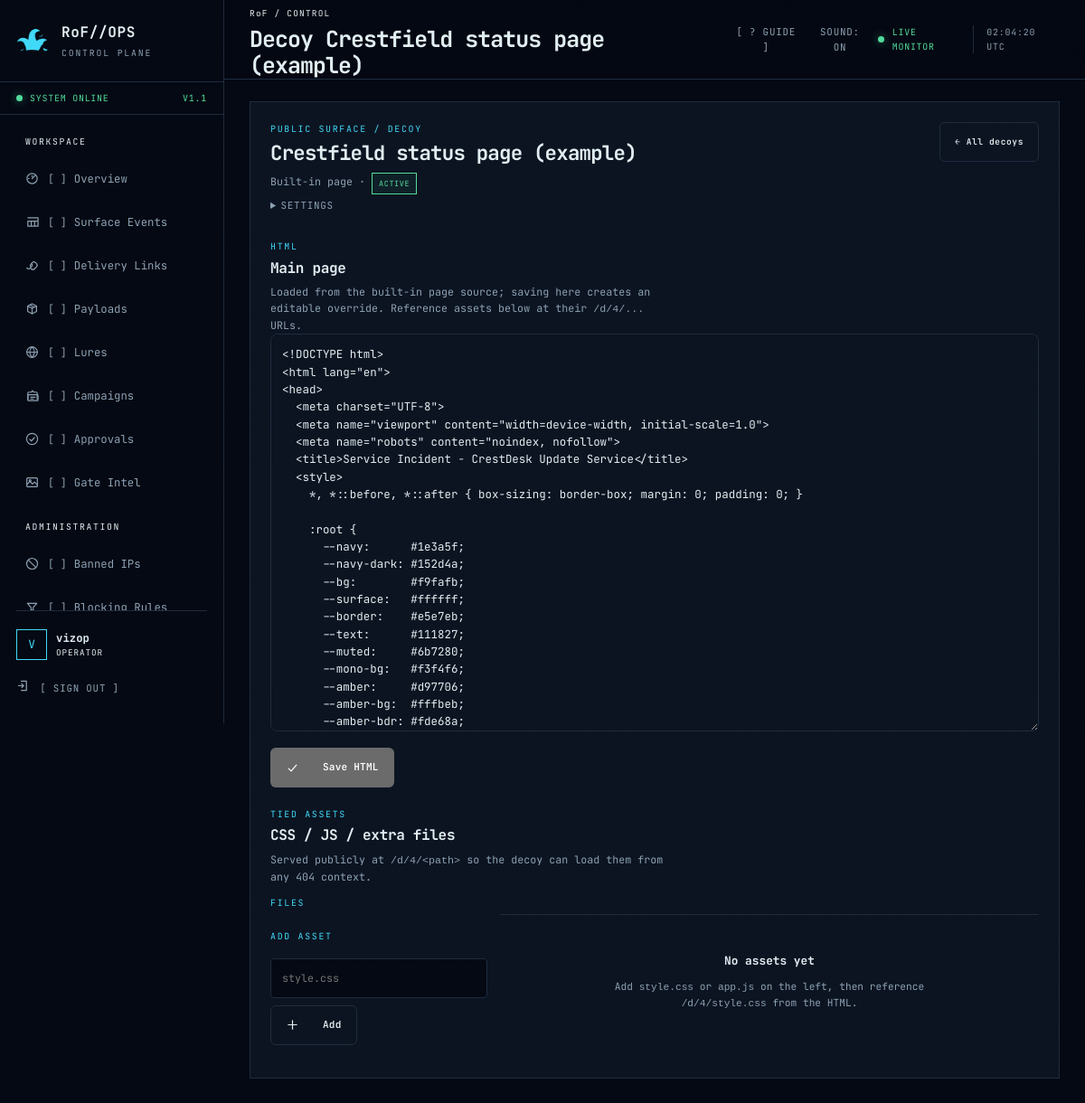
Screenshot of /panel/decoys/4/edit/ (signed in) with the database file from the repository.
### accounts/models.py (models this page shows)
class Operator(AbstractUser):
    THEME_CHOICES = [("default", "Default"), ("cozy", "Cozy Clown"), ("obnoxious", "Obnoxious Clown")]
    session_version = models.PositiveIntegerField(default=1)
    totp_secret = models.CharField(max_length=64, blank=True)
    totp_enabled = models.BooleanField(default=False)
    backup_code_hashes = models.JSONField(default=list, blank=True)
    theme = models.CharField(max_length=16, choices=THEME_CHOICES, default="default")
    created_at = models.DateTimeField(auto_now_add=True)
    class Meta:
        ordering = ["username"]

### gates/models.py (models this page shows, shortened)
class DecoyPage(models.Model):
    KIND_CHOICES = [
        ("template", "Built-in page"),
        ("upload", "Uploaded HTML"),
        ("redirect", "Redirect to URL"),
        ("pool", "Page from ./data/decoys/"),
    ]
    name = models.CharField(max_length=120)
    kind = models.CharField(max_length=10, choices=KIND_CHOICES)
    template_key = models.CharField(max_length=40, blank=True)
    html_file = models.FileField(upload_to="decoys/", blank=True, null=True)
    pool_file = models.CharField(max_length=120, blank=True,
                                 help_text="File inside ./data/decoys/ for kind=pool.")
    html = models.TextField(blank=True,
                            help_text="Editable HTML override. When set it beats both the uploaded file and the built-in template.")
    redirect_url = models.URLField(blank=True)
    active = models.BooleanField(default=True)
    is_default = models.BooleanField(default=False)
    created_by = models.ForeignKey(settings.AUTH_USER_MODEL, null=True, blank=True,
                                   on_delete=models.SET_NULL, related_name="decoy_pages")
    created_at = models.DateTimeField(auto_now_add=True)
    class Meta:
        ordering = ["-is_default", "-created_at"]

### gates/views.py (the view, shortened to what this page needs)
# urls.py: path("decoys/<int:pk>/edit/", views.decoy_edit, name="gate-decoy-edit"),
@login_required
@transaction.atomic
def decoy_edit(request, pk):
    from django.urls import reverse
    from urllib.parse import quote
    page = get_object_or_404(DecoyPage, pk=pk)
    def back(asset_path=""):
        url = reverse("gate-decoy-edit", args=[page.pk])
        return redirect(f"{url}?asset={quote(asset_path)}" if asset_path else url)
    override_active = bool(page.html)
    if override_active:
        editor_html = page.html
    elif page.kind == "upload" and page.html_file:
        editor_html = page.html_file.read().decode("utf-8", errors="replace")
    elif page.kind == "pool":
        editor_html = services.read_pool_page("decoy", page.pool_file) or ""
    elif page.kind == "template":
        meta = BUILTIN_DECOYS.get(page.template_key, {})
        if meta.get("django_template"):
            from django.template.loader import render_to_string
            editor_html = render_to_string(meta["template_name"], {})
        else:
            try:
                from django.conf import settings as dj_settings
                editor_html = (dj_settings.BASE_DIR / meta["path"]).read_text(
                    encoding="utf-8", errors="replace")
            except (OSError, KeyError):
                editor_html = ""
    else:
        editor_html = ""
    assets = page.assets.all()
    selected = request.GET.get("asset", "")
    current_asset = assets.filter(path=selected).first() or assets.first()
    return render(request, "panel/decoy_edit.html", {
        "title": f"Decoy {page.name}", "page": page, "editor_html": editor_html,
        "override_active": override_active, "assets": assets, "current_asset": current_asset,
    })

### accounts/context_processors.py (called while the page is built)
def panel_context(request):
    user = request.user
    theme = getattr(user, "theme", "default") if user.is_authenticated else "default"
    return {
        "is_administrator": is_administrator(user),
        "panel_name": "RoF//OPS",
        "theme": theme,
    }

### accounts/permissions.py (called while the page is built)
def is_administrator(user):
    return bool(user.is_authenticated and user.is_active and (user.is_superuser or user.groups.filter(name="Administrator").exists()))

### gates/services.py (called while the page is built, shortened)
def _remote_is_trusted(remote):
    if not remote:
        return False
    try:
        address = ipaddress.ip_address(remote)
    except ValueError:
        return False
    for entry in getattr(settings, "TRUSTED_PROXIES", ("127.0.0.1", "::1")):
        try:
            if "/" in entry:
                if address in ipaddress.ip_network(entry, strict=False):
                    return True
            elif address == ipaddress.ip_address(entry):
                return True
        except ValueError:
            continue
    return False

def client_ip(request):
    remote = request.META.get("REMOTE_ADDR", "")
    if _remote_is_trusted(remote):
        forwarded = request.META.get("HTTP_X_FORWARDED_FOR", "")
        if forwarded:
            return forwarded.split(",")[-1].strip()
    return remote

def evaluate_blocking_rules(request, ip, *, is_404=False, link=None):
    from .models import RuleSet
    sets = list(RuleSet.objects.filter(enabled=True).prefetch_related("rules"))
    loose_rules = list(BlockingRule.objects.filter(enabled=True, ruleset__isnull=True))
    if not sets and not loose_rules:
        return None

### gates/templatetags/ui_icons.py (called while the page is built)
@register.simple_tag
def icon(name, cls="icon"):
    body = _ICONS.get(name)
    if body is None:
        return ""
    return mark_safe(
        f'<svg class="{cls}" viewBox="0 0 16 16" fill="none" stroke="currentColor" '
        f'stroke-width="1.3" stroke-linecap="round" stroke-linejoin="round" '
        f'aria-hidden="true">{body}</svg>'
    )

### templates/panel/decoy_edit.html (shortened to what this page needs)
{% extends "base.html" %}
{% load ui_icons %}
{% load static %}
{% block content %}
<section class="panel page-panel">
  <div class="panel-heading">
    <div><span class="section-label">PUBLIC SURFACE / DECOY</span><h2>{{ page.name }}</h2><p>{{ page.get_kind_display }} · {% if page.active %}<span class="status-badge good">ACTIVE</span>{% else %}<span class="status-badge">INACTIVE</span>{% endif %}{% if page.is_default %} <span class="status-badge good">DEFAULT</span>{% endif %}</p></div>
    <div><a class="button secondary" href="{% url 'gate-decoys' %}">← All decoys</a></div>
  </div>
  <details>
    <summary class="text-button" style="cursor:pointer">SETTINGS</summary>
  </details>
  {% if page.kind != "redirect" %}
  <div class="panel-heading" style="margin-top:18px"><div><span class="section-label">HTML</span><h3>Main page {% if override_active %}<span class="status-badge warn">OVERRIDE ACTIVE</span>{% endif %}</h3><p>{% if override_active %}This edited HTML is what visitors get.{% else %}Loaded from the {{ page.get_kind_display|lower }} source; saving here creates an editable override.{% endif %} Reference assets below at their <code>/d/{{ page.pk }}/...</code> URLs.</p></div></div>
  <form method="post">
    <textarea class="code-editor" name="content" data-code spellcheck="false">{{ editor_html }}</textarea>
    <div style="display:flex;gap:8px;margin-top:10px">
      <button class="button" type="submit">{% icon "check" %}Save HTML</button>
    </div>
  </form>
  <div class="panel-heading" style="margin-top:22px"><div><span class="section-label">TIED ASSETS</span><h3>CSS / JS / extra files</h3><p>Served publicly at <code>/d/{{ page.pk }}/&lt;path&gt;</code> so the decoy can load them from any 404 context.</p></div></div>
  <div class="editor-grid" style="margin-top:12px">
    <div>
      <span class="section-label">FILES</span>
      <form method="post" style="margin-top:12px">
        <label><span class="section-label">ADD ASSET</span><input class="field-input mono" name="path" maxlength="200" placeholder="style.css" style="margin-top:6px"></label>
        <button class="button secondary" type="submit" style="margin-top:8px">{% icon "plus" %}Add</button>
      </form>
    </div>
    <div>
      {% if current_asset %}
      <form method="post">
        {% csrf_token %}
        <input type="hidden" name="action" value="save_asset">
        <input type="hidden" name="original_path" value="{{ current_asset.path }}">
        <div style="display:flex;gap:8px;align-items:center;margin-bottom:8px">
          <input class="field-input mono" name="path" maxlength="200" value="{{ current_asset.path }}" style="flex:1">
          <span class="status-badge">{{ current_asset.content_type }}</span>
          <a class="text-button" href="{{ current_asset.public_path }}" target="_blank" rel="noopener">{% icon "eye" %}OPEN</a>
        </div>
        <textarea class="code-editor" name="content" data-code spellcheck="false" style="min-height:300px">{{ current_asset.content }}</textarea>
        <div style="display:flex;gap:8px;margin-top:10px">
          <button class="button" type="submit">{% icon "check" %}Save asset</button>
          <button class="button secondary" type="submit" form="del-asset-{{ current_asset.pk }}" data-confirm="Delete {{ current_asset.path }}?">{% icon "trash" %}Delete asset</button>
        </div>
      </form>
      <form method="post" id="del-asset-{{ current_asset.pk }}">
        {% csrf_token %}
        <input type="hidden" name="action" value="delete_asset">
        <input type="hidden" name="path" value="{{ current_asset.path }}">
      </form>
      {% else %}
      <div class="empty-state"><strong>No assets yet</strong><p>Add <code>style.css</code> or <code>app.js</code> on the left, then reference <code>/d/{{ page.pk }}/style.css</code> from the HTML.</p></div>
      {% endif %}
    </div>
  </div>
  {% else %}
  <p class="muted" style="margin-top:14px">Redirect decoys have no editable content - they send the visitor to the configured URL.</p>
  {% endif %}
</section>
{% endblock %}

### templates/base.html (shortened to what this page needs)
{% load static %}{% load ui_icons %}<!doctype html>
<html lang="en">
<head>
  <link rel="stylesheet" href="{% static 'css/panel.css' %}">
</head>
<body class="panel-shell{% if theme != "default" %} theme-{{ theme }}{% endif %}" data-authenticated="{% if user.is_authenticated %}true{% else %}false{% endif %}">
  <aside class="sidebar">
    <a class="brand" href="{% url 'overview' %}" aria-label="RoF OPS overview">
      {% if theme == "obnoxious" %}
      <span class="brand-mark jester-mask" role="img" aria-label="Jester hat">
        <span class="jester-star-tip t1"></span><span class="jester-star-tip t2"></span><span class="jester-star-tip t3"></span>
      </span>
      {% else %}
      <span class="brand-mark jester-mask" role="img" aria-label="Jester hat"></span>
      {% endif %}
      <span><strong>RoF//OPS</strong><small>CONTROL PLANE</small></span>
    </a>
    <div class="environment"><span class="status-dot"></span> SYSTEM ONLINE <span class="env-code">V1.1</span></div>
    <nav class="primary-nav" aria-label="Primary navigation">
      <span class="nav-label">WORKSPACE</span>
      <a class="" href="{% url 'overview' %}">{% icon "overview" %}<span class="bracket">[]</span> Overview</a>
      <a class="" href="{% url 'events' %}">{% icon "events" %}<span class="bracket">[]</span> Surface Events</a>
      <a class="" href="{% url 'gate-links' %}">{% icon "links" %}<span class="bracket">[]</span> Delivery Links</a>
      <a class="" href="{% url 'gate-payloads' %}">{% icon "payloads" %}<span class="bracket">[]</span> Payloads</a>
      <a class="" href="{% url 'gate-lures' %}">{% icon "lures" %}<span class="bracket">[]</span> Lures</a>
      <a class="" href="{% url 'gate-campaigns' %}">{% icon "campaigns" %}<span class="bracket">[]</span> Campaigns</a>
      <a class="" href="{% url 'gate-submissions' %}">{% icon "approvals" %}<span class="bracket">[]</span> Approvals</a>
      <a class="" href="{% url 'gate-intel' %}">{% icon "intel" %}<span class="bracket">[]</span> Gate Intel</a>
      <span class="nav-label">ADMINISTRATION</span>
      <a class="" href="{% url 'gate-bans' %}">{% icon "bans" %}<span class="bracket">[]</span> Banned IPs</a>
      <a class="" href="{% url 'gate-block-rules' %}">{% icon "rules" %}<span class="bracket">[]</span> Blocking Rules</a>
    </nav>
    <div class="sidebar-foot">
      <div class="operator-chip"><span class="operator-avatar">{{ user.username|first|upper }}</span><span><strong>{{ user.username }}</strong><small>{% if is_administrator %}ADMINISTRATOR{% else %}OPERATOR{% endif %}</small></span></div>
      <form method="post" action="{% url 'logout' %}">{% csrf_token %}<button class="text-button" type="submit">{% icon "signout" "icon icon-inline" %} [ SIGN OUT ]</button></form>
    </div>
  </aside>
  <div class="workspace">
    <header class="topbar">
      <div><span class="topbar-path">RoF / {% if request.resolver_match.namespace %}{{ request.resolver_match.namespace }} / {% endif %}CONTROL</span><h1>{{ title }}</h1></div>
      <div class="topbar-status"><button id="guide-open" class="text-button" type="button" hidden>[ ? GUIDE ]</button><button id="sound-toggle" class="text-button" type="button">SOUND: ON</button><span class="status-dot"></span><span>LIVE MONITOR</span><time id="utc-clock">UTC</time></div>
    </header>
    <main id="main-content" class="main-content">{% block content %}{% endblock %}</main>
  </div>
</body>
</html>

### rows the page displays
Operator: username|first "V", username "vizop"
DecoyPage: name "Crestfield status page (example)", kind "Built-in page", kind "built-in page", pk "4"

### other values shown
{{ title }} "Decoy Crestfield status page (example)"
